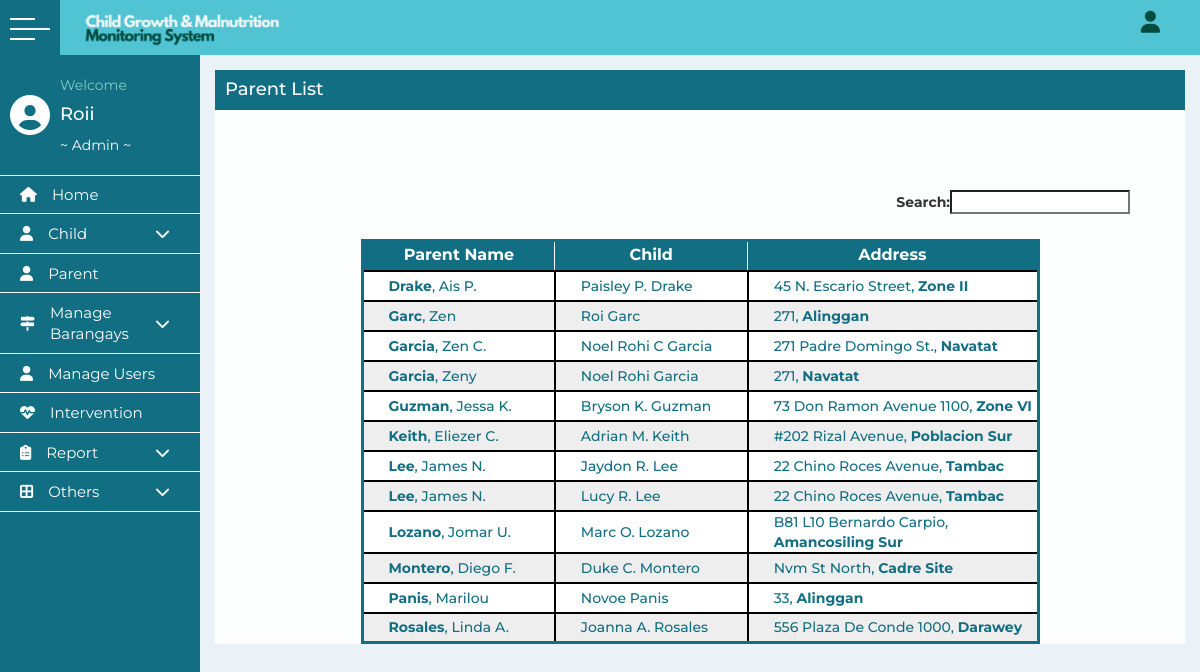
Screenshot of /parentlistname.php (signed in) with the database file from the repository.
### tables this page shows
CREATE TABLE `newchild` (
  `id` int(11) NOT NULL,
  `lastname` varchar(255) NOT NULL,
  `firstname` varchar(255) NOT NULL,
  `middlename` varchar(255) NOT NULL,
  `birthdate` date NOT NULL,
  `age` int(11) NOT NULL,
  `gender` varchar(20) NOT NULL,
  `street` varchar(255) NOT NULL,
  `barangay` varchar(255) NOT NULL,
  `municipality` varchar(255) NOT NULL,
  `p_lastname` varchar(255) NOT NULL,
  `p_firstname` varchar(255) NOT NULL,
  `p_middlename` varchar(255) NOT NULL,
  `weight` double NOT NULL,
  `height` double NOT NULL,
  `weightstatus` varchar(255) NOT NULL,
  `heightstatus` varchar(255) NOT NULL,
  `w8_h8` varchar(255) NOT NULL,
  `svdate` date NOT NULL,
  `entrydate` varchar(255) NOT NULL,
  `archive` varchar(255) NOT NULL
);

### parentlistname.php (the view, shortened to what this page needs)
<?php
include ("includes/config.php");
if (isset($_GET['brgy'])) {
    $brgy = $_GET['brgy'];
    $que= "SELECT name from barangays where id = '$brgy'";
    $reslt = mysqli_query($Connection, $que);
    $row = mysqli_fetch_assoc($reslt);
    $barg = $row['name'];
    if ($_SESSION['role']=='admin') {
    }
    elseif ($_SESSION['barangay']!=$barg) {
      header('location:childlist.php');
    }
    $sql = "SELECT * FROM `newchild` WHERE barangay = '$barg' order by p_lastname, p_firstname, middlename";
    $results = mysqli_query($Connection, $sql);
    $records = mysqli_num_rows($results);
  }else{
  $query = "SELECT * FROM `newchild` order by p_lastname, p_firstname, middlename";
  $results = mysqli_query($Connection, $query);
  $records = mysqli_num_rows($results);
  }
include ('includes/header.php');
?>
      <main>
      <div class="container">
        <div class="graph">
          <div class="table-container">
            <div class="title-page">
              <h3>Parent List <?php
              if (isset($_GET['brgy'])) {
                echo "of ".$barg;
              }?></h3>
            </div>
            <div class="table-list-child">
              <center>
              <table id="example" style="width: 70%">
                <thead>
                <tr>
                  <th style="width: 20%;">Parent Name</th>
                  <th style="width: 20%;">Child</th>
                  <th style="width: 30%;">Address</th>
                </tr>
              </thead>
              <tbody>
                <?php
                  if (!empty($records)) {
                    while ($row = mysqli_fetch_assoc($results)) {
                      ?>
                        <tr>
                          <td style="text-align: left;padding-left: 25px;"><?php echo '<b>'.$row['p_lastname'].'</b>, '.$row['p_firstname'].' '.$row['p_middlename']; ?></td>
                          <td style="text-align: left;padding-left: 25px;"><?php echo $row['firstname'].' '.$row['middlename'].' '.$row['lastname']; ?></td>
                          <td style="text-align: left;padding-left: 25px;"><?php echo $row['street'].", <b>". $row['barangay']; ?></td>
                        </tr>
                      <?php
                    }
                  }
                ?>
              </tbody>
              </table>
              </center>
            </div>
          </div>
        </div>
      </div>
      </main>
</div>
</body>
</html>

### css/style.css (style rules this page uses)
* { margin: 0; padding: 0; list-style: none; box-sizing: border-box; text-decoration: none; font-family: 'Montserrat', sans-serif; }
.main_container .container { margin-top: 40px; width: calc(100% - 200px); margin-left: 200px; transition: all 0.3s ease; }
main { background: #EAF2F8; min-height: calc(100vh - 60px); }
.graph { margin-top:-20px; background-color: #FDFEFE; width: 100%; height: auto; }
.title-page { width: 100%; height: 40px; background-color: #126e82; margin-top: 50px; }
.title-page h3 { float: left; margin-top: 10px; margin-left: 10px; font-size: 18px; color: white; }
.table-list table, td, th { border: 3px solid #126e82; font-size: 14px; text-align: center; }
.table-list-barangay table, td, th { border: 3px solid #126e82; font-size: 14px; text-align: center; }
.table-list-2 table, td, th { border: 3px solid #126e82; font-size: 18px; text-align: center; }
.table-list-2 table td, th { width: 400px; text-align: center; }
.table-list-child { margin-top: 80px; }
.table-list-child table { border-collapse: collapse; width: 90%; height: auto; }
.table-list-child table, td, th { border: 3px solid #126e82; font-size: 14px; text-align: center; }
.table-list-child table th { height: 30px; background-color: #126e82; color: white; font-size: 16px; border: 1px solid; text-align: center; }
.table-list-child table td { font-size: 14px; height: 30px; color: #126e82; font-weight: 500; text-align: center; }
.table-list-child table tr:nth-child(even) { background-color: #eee; }
.table-list-child table tr:nth-child(odd) { background-color: #fff; }
.table-child-growth table, td, th { border: 2px solid black; font-size: 16px; text-align: center; }
.table-child-report table, th, td { border: 2px solid black; }
.table-intervention table, td, th { border: 2px solid black; font-size: 16px; text-align: center; }

### rows the page displays
newchild: p_lastname "Drake", p_firstname "Ais", p_middlename "P.", firstname "Paisley", middlename "P.", lastname "Drake", street "45 N. Escario Street", barangay "Zone II"
newchild: p_lastname "Garc", p_firstname "Zen", firstname "Roi", lastname "Garc", street "271", barangay "Alinggan"
newchild: p_lastname "Garcia", p_firstname "Zen", p_middlename "C.", firstname "Noel Rohi", middlename "C", lastname "Garcia", street "271 Padre Domingo St.", barangay "Navatat"
newchild: p_lastname "Garcia", p_firstname "Zeny", firstname "Noel Rohi", lastname "Garcia", street "271", barangay "Navatat"
newchild: p_lastname "Guzman", p_firstname "Jessa", p_middlename "K.", firstname "Bryson", middlename "K.", lastname "Guzman", street "73 Don Ramon Avenue 1100", barangay "Zone VI"
newchild: p_lastname "Keith", p_firstname "Eliezer", p_middlename "C.", firstname "Adrian", middlename "M.", lastname "Keith", street "#202 Rizal Avenue", barangay "Poblacion Sur"
newchild: p_lastname "Lee", p_firstname "James", p_middlename "N.", firstname "Jaydon", middlename "R.", lastname "Lee", street "22 Chino Roces Avenue", barangay "Tambac"
newchild: p_lastname "Lee", p_firstname "James", p_middlename "N.", firstname "Lucy", middlename "R.", lastname "Lee", street "22 Chino Roces Avenue", barangay "Tambac"
newchild: p_lastname "Lozano", p_firstname "Jomar", p_middlename "U.", firstname "Marc", middlename "O.", lastname "Lozano", street "B81 L10 Bernardo Carpio", barangay "Amancosiling Sur"
newchild: p_lastname "Montero", p_firstname "Diego", p_middlename "F.", firstname "Duke", middlename "C.", lastname "Montero", street "Nvm St North", barangay "Cadre Site"
newchild: p_lastname "Panis", p_firstname "Marilou", firstname "Novoe", lastname "Panis", street "33", barangay "Alinggan"
newchild: p_lastname "Rosales", p_firstname "Linda", p_middlename "A.", firstname "Joanna", middlename "A.", lastname "Rosales", street "556 Plaza De Conde 1000", barangay "Darawey"

### other values shown
wordwrap($text, 12, "<br />\n") "Roii"
$_SESSION['role'] "Admin"
